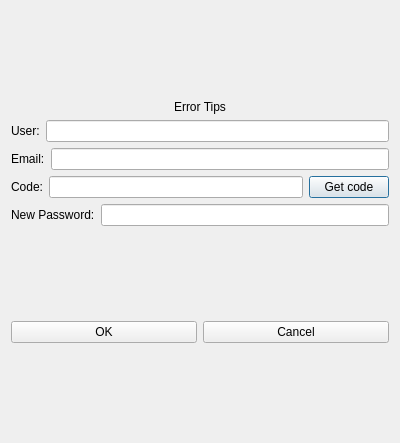
<?xml version="1.0" encoding="UTF-8"?>
<ui version="4.0">
 <class>ResetDialog</class>
 <widget class="QDialog" name="ResetDialog">
  <property name="geometry">
   <rect>
    <x>0</x>
    <y>0</y>
    <width>400</width>
    <height>443</height>
   </rect>
  </property>
  <property name="windowTitle">
   <string>Dialog</string>
  </property>
  <layout class="QVBoxLayout" name="verticalLayout">
   <item>
    <spacer name="verticalSpacer">
     <property name="orientation">
      <enum>Qt::Orientation::Vertical</enum>
     </property>
     <property name="sizeHint" stdset="0">
      <size>
       <width>20</width>
       <height>40</height>
      </size>
     </property>
    </spacer>
   </item>
   <item>
    <layout class="QHBoxLayout" name="horizontalLayout_5">
     <item>
      <widget class="QLabel" name="error_tip">
       <property name="text">
        <string>Error Tips</string>
       </property>
       <property name="alignment">
        <set>Qt::AlignmentFlag::AlignCenter</set>
       </property>
      </widget>
     </item>
    </layout>
   </item>
   <item>
    <layout class="QHBoxLayout" name="horizontalLayout">
     <item>
      <widget class="QLabel" name="label">
       <property name="text">
        <string>User:</string>
       </property>
      </widget>
     </item>
     <item>
      <widget class="QLineEdit" name="lineEdit_User"/>
     </item>
    </layout>
   </item>
   <item>
    <layout class="QHBoxLayout" name="horizontalLayout_2">
     <item>
      <widget class="QLabel" name="label_2">
       <property name="text">
        <string>Email:</string>
       </property>
      </widget>
     </item>
     <item>
      <widget class="QLineEdit" name="lineEdit_Email"/>
     </item>
    </layout>
   </item>
   <item>
    <layout class="QHBoxLayout" name="horizontalLayout_3">
     <item>
      <widget class="QLabel" name="label_3">
       <property name="text">
        <string>Code:</string>
       </property>
      </widget>
     </item>
     <item>
      <widget class="QLineEdit" name="lineEdit_Code"/>
     </item>
     <item>
      <widget class="QPushButton" name="get_code_btn">
       <property name="text">
        <string>Get code</string>
       </property>
      </widget>
     </item>
    </layout>
   </item>
   <item>
    <layout class="QHBoxLayout" name="horizontalLayout_4">
     <item>
      <widget class="QLabel" name="label_4">
       <property name="text">
        <string>New Password:</string>
       </property>
      </widget>
     </item>
     <item>
      <widget class="QLineEdit" name="lineEdit_Pwd"/>
     </item>
    </layout>
   </item>
   <item>
    <spacer name="verticalSpacer_2">
     <property name="orientation">
      <enum>Qt::Orientation::Vertical</enum>
     </property>
     <property name="sizeHint" stdset="0">
      <size>
       <width>20</width>
       <height>40</height>
      </size>
     </property>
    </spacer>
   </item>
   <item>
    <layout class="QHBoxLayout" name="horizontalLayout_6">
     <item>
      <widget class="QPushButton" name="reset_pwd_btn">
       <property name="text">
        <string>OK</string>
       </property>
      </widget>
     </item>
     <item>
      <widget class="QPushButton" name="cancel_btn">
       <property name="text">
        <string>Cancel</string>
       </property>
      </widget>
     </item>
    </layout>
   </item>
   <item>
    <spacer name="verticalSpacer_3">
     <property name="orientation">
      <enum>Qt::Orientation::Vertical</enum>
     </property>
     <property name="sizeHint" stdset="0">
      <size>
       <width>20</width>
       <height>40</height>
      </size>
     </property>
    </spacer>
   </item>
  </layout>
 </widget>
 <resources/>
 <connections/>
</ui>
